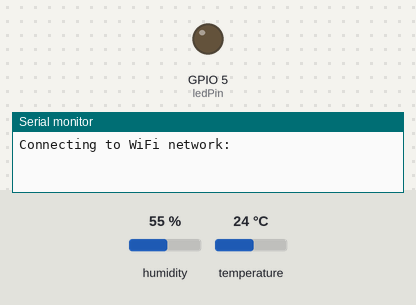
The sketch below on a simulated ESP32. Parts: output pins drawn as LEDs (lit = HIGH), the last lines printed to the serial monitor. The inputs (shaded band) are chosen by the test bench; at power-on: humidity 55 %, temperature 24 °C. WiFi joins after 1.5 s; servers stay silent unless stated; uploads are accepted with an empty reply; pins used as bus, display or sensor lines are not drawn. At 3.8 s the program puts the board to deep sleep or switches it off; the recording ends there.

Above: at 0.1 s.
At 0.6 s:
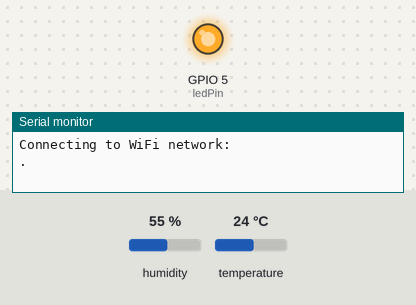
Timing chart, 0 to 2.5 s (numbered marks = the images above):
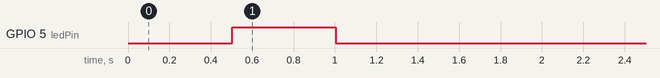

Measured:
- by itself, GPIO 5 (ledPin): LOW → HIGH at 0.50 s, → LOW 0.50 s later

The sketch:

nodigFirmware-esp32.ino
```cpp
// (licence header left out)
#include <WiFi.h>
#include <DHT.h>
#include "Config.h"

const int dhtType = DHT22;
const int ledPin = 5;
const int soilMoistureSensorDataPin = 35;
const int soilMoistureSensorPowerPin = 25;
const int dhtDataPin = 33;
const int dhtPowerPin = 26;

DHT dht(dhtDataPin, dhtType);

void setup()
{
  Serial.begin(9600);
  Serial.println();
  dht.begin();
  pinMode(soilMoistureSensorPowerPin, OUTPUT);
  pinMode(dhtPowerPin, OUTPUT);
  pinMode(ledPin, OUTPUT);

  digitalWrite(soilMoistureSensorPowerPin, HIGH);
  digitalWrite(dhtPowerPin, HIGH);
  digitalWrite(ledPin, HIGH);
  bool connected = connectToWiFi();

  if (connected) {
    int soilMoisture = readSoilMoisture();
    Serial.print("Soil Moisture = ");
    Serial.println(soilMoisture);

    delay(1000);
    float humidity = dht.readHumidity();
    float temperature = dht.readTemperature();

    if (isnan(humidity) || isnan(temperature)) {
      Serial.println("Error while reading DHT");
      humidity = -1;
      temperature = -1;
    }

    Serial.print("Humidity = ");
    Serial.println(humidity);
    Serial.print("Temperature = ");
    Serial.println(temperature);

    float dataArray[] = {soilMoisture, humidity, temperature};
    sendData(dataArray);
  }

  esp_sleep_enable_timer_wakeup(sleepTimeInMicroSeconds);
  esp_deep_sleep_start();
}

void loop()
{

}

bool connectToWiFi()
{
  int ledState = 0;
  Serial.println("Connecting to WiFi network: " + String(wiFiSsid));
  WiFi.begin(wiFiSsid, wiFiPassword);

  unsigned long timeout = millis();
  while (WiFi.status() != WL_CONNECTED)
  {
    if (millis() - timeout > 10000)
    {
      Serial.println();
      Serial.println("WiFi connection timeout");
      return false;
    }

    digitalWrite(ledPin, ledState);
    ledState = (ledState + 1) % 2;
    delay(500);
    Serial.print(".");
  }

  Serial.println();
  Serial.println("WiFi connected");
  Serial.print("IP address: ");
  Serial.println(WiFi.localIP());
  return true;
}

void sendData(float dataArray[]) {
  Serial.println("Connecting to: " + String(host));
  WiFiClient client;
  if (!client.connect(host, hostPort))
  {
    Serial.println("Host connection failed");
    return;
  }
  Serial.println("Connected");
  client.println("POST /api/details.json HTTP/1.1");
  client.print("Host: "); client.println(host);
  client.println("Content-Type: application/json");
  String jsonString = "";
  if(dataArray[1] == -1 && dataArray[2] == -1) {
    jsonString = (String)"{\"soil_moisture\":" + (int)dataArray[0] + ",\"sensor_id\":" + sensorId + "}";
  } else {
    jsonString = (String)"{\"soil_moisture\":" + (int)dataArray[0] + ",\"humidity\":" + dataArray[1] + ",\"temperature\":" + dataArray[2] + ",\"sensor_id\":" + sensorId + "}";
  }
  int contentLength = jsonString.length();
  client.print("Content-Length:"); client.println(contentLength);
  client.println();
  Serial.println(jsonString);
  client.println(jsonString);

  unsigned long timeout = millis();
  while (client.available() == 0)
  {
    if (millis() - timeout > 5000)
    {
      Serial.println("Host connection timeout");
      client.stop();
      return;
    }
  }

  while (client.available())
  {
    String line = client.readStringUntil('\r');
    Serial.print(line);
  }

  Serial.println();
  Serial.println("Host connection closed");
  client.stop();
}

int readSoilMoisture()
{
  delay(10);
  int soilMoisture = analogRead(soilMoistureSensorDataPin);
  return soilMoisture;
}
```

Config.h
```cpp
#include "Arduino.h"

const char* wiFiSsid = "";
const char* wiFiPassword = "";
const char* host = "";
const int hostPort = 80;
const int sensorId = 2;
const long long sleepTimeInMicroSeconds = 3600000000;
```
